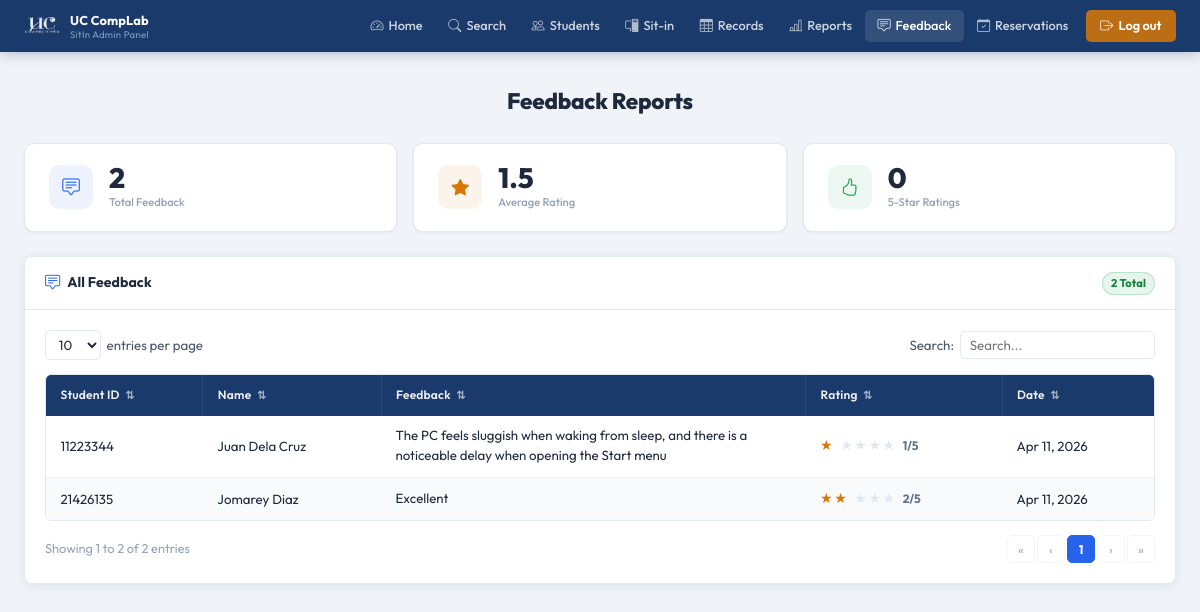
Page /pages/admin/feedback.php (signed in) on the earlier database version.
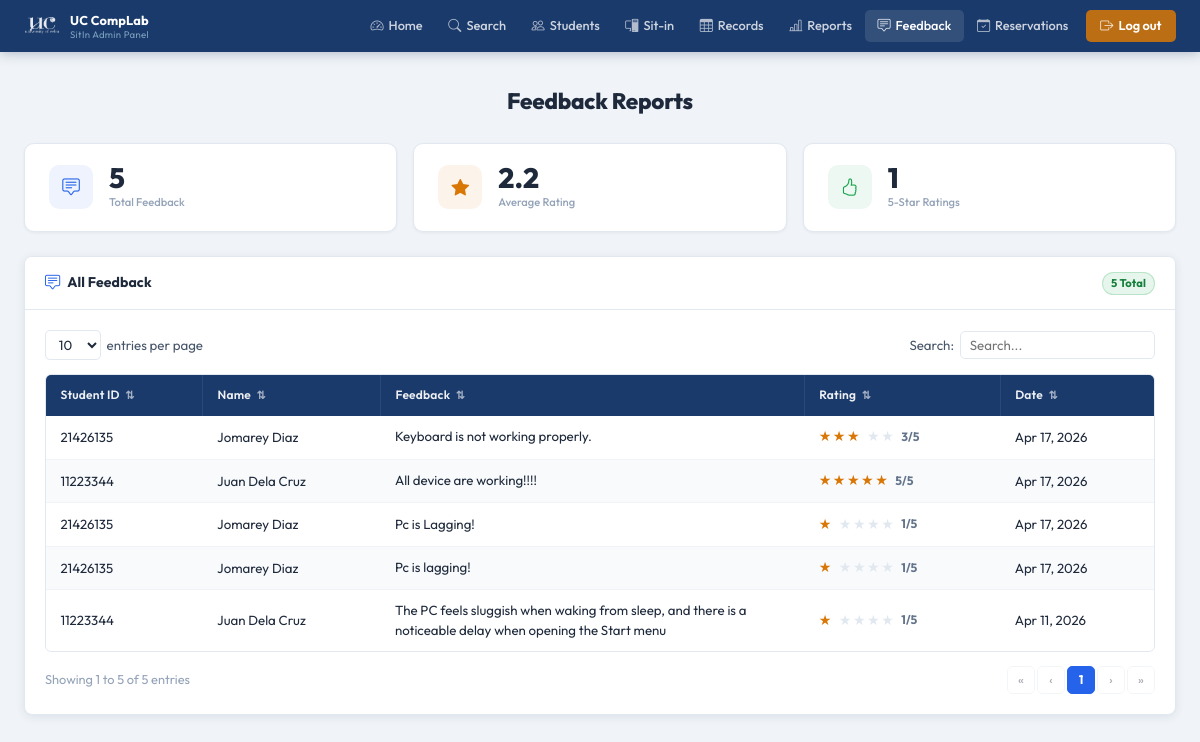
Same page on the later database version.
### tables this page shows
CREATE TABLE feedback (
            id         INTEGER PRIMARY KEY AUTOINCREMENT,
            user_id    INTEGER NOT NULL,
            sit_in_id  INTEGER,
            message    TEXT    NOT NULL,
            rating     INTEGER DEFAULT 5,
            created_at DATETIME DEFAULT CURRENT_TIMESTAMP,
            FOREIGN KEY (user_id) REFERENCES users(id) ON DELETE CASCADE
        );

CREATE TABLE users (
            id                 INTEGER PRIMARY KEY AUTOINCREMENT,
            first_name         TEXT    NOT NULL,
            last_name          TEXT    NOT NULL,
            middle_name        TEXT,
            student_id         TEXT    UNIQUE NOT NULL,
            course             TEXT    NOT NULL,
            course_level       INTEGER NOT NULL,
            email              TEXT    UNIQUE NOT NULL,
            address            TEXT    NOT NULL,
            password           TEXT    NOT NULL,
            remaining_sessions INTEGER DEFAULT 30,
            created_at         DATETIME DEFAULT CURRENT_TIMESTAMP
        , profile_picture TEXT);

### pages/admin/feedback.php (the view, shortened to what this page needs)
<?php
$base = '../../';
$db = getDB();
$feedbacks = $db->query("
    SELECT f.*, u.student_id,
           u.first_name||' '||u.last_name AS full_name
    FROM feedback f
    JOIN users u ON u.id = f.user_id
    ORDER BY f.created_at DESC
")->fetchAll();
$avgRating = $db->query("SELECT AVG(rating) FROM feedback")->fetchColumn();
$total     = (int)$db->query("SELECT COUNT(*) FROM feedback")->fetchColumn();
$fiveStar  = (int)$db->query("SELECT COUNT(*) FROM feedback WHERE rating = 5")->fetchColumn();
?>
<!DOCTYPE html>
<html lang="en">
<head>
  <link rel="stylesheet" href="<?= $base ?>assets/css/admin.css"/>
  <link rel="stylesheet" href="https://cdn.jsdelivr.net/npm/bootstrap-icons@1.11.3/font/bootstrap-icons.css"/>
</head>
<body>
<?php require_once __DIR__ . '/../../includes/admin-navbar.php'; ?>
<div class="admin-page">
  <div class="admin-inner">
    <h1 class="a-page-title">Feedback Reports</h1>
    <div class="fb-stat-grid">
      <div class="fb-stat-card">
        <div class="fb-stat-ico" style="background:rgba(37,99,235,0.08); color:#2563EB;">
          <i class="bi bi-chat-square-text"></i>
        </div>
        <div>
          <div class="fb-val"><?= $total ?></div>
          <div class="fb-lbl">Total Feedback</div>
        </div>
      </div>
      <div class="fb-stat-card">
        <div class="fb-stat-ico" style="background:rgba(217,119,6,0.08); color:#d97706;">
          <i class="bi bi-star-fill"></i>
        </div>
        <div>
          <div class="fb-val"><?= $avgRating ? number_format($avgRating,1) : '—' ?></div>
          <div class="fb-lbl">Average Rating</div>
        </div>
      </div>
      <div class="fb-stat-card">
        <div class="fb-stat-ico" style="background:rgba(22,163,74,0.08); color:#16a34a;">
          <i class="bi bi-hand-thumbs-up"></i>
        </div>
        <div>
          <div class="fb-val"><?= $fiveStar ?></div>
          <div class="fb-lbl">5-Star Ratings</div>
        </div>
      </div>
    </div>
    <div class="a-card">
      <div class="a-card-header">
        <i class="bi bi-chat-square-text"></i> All Feedback
        <?php if ($total > 0): ?>
          <span class="a-badge badge-active" style="margin-left:auto;"><?= $total ?> total</span>
        <?php endif; ?>
      </div>
      <div class="a-card-body">
        <div class="a-table-controls">
          <div class="a-entries-wrap">
            <select id="fbSelect" class="a-entries-select">
              <option>10</option><option>25</option><option>50</option>
            </select>
            <span>entries per page</span>
          </div>
          <div class="a-search-wrap">
            <label>Search:</label>
            <input type="text" id="fbSearch" class="a-search-box" placeholder="Search..."/>
          </div>
        </div>
        <div class="a-table-wrap">
          <table class="a-table" id="fbTable">
            <thead>
              <tr>
                <th class="a-sortable" data-col="0">Student ID <span class="a-sort-icon">⇅</span></th>
                <th class="a-sortable" data-col="1">Name <span class="a-sort-icon">⇅</span></th>
                <th class="a-sortable" data-col="2">Feedback <span class="a-sort-icon">⇅</span></th>
                <th class="a-sortable" data-col="3">Rating <span class="a-sort-icon">⇅</span></th>
                <th class="a-sortable" data-col="4">Date <span class="a-sort-icon">⇅</span></th>
              </tr>
            </thead>
            <tbody id="fbBody">
              <?php if (empty($feedbacks)): ?>
                <tr class="a-table-empty"><td colspan="5">No feedback submitted yet.</td></tr>
              <?php else: ?>
                <?php foreach ($feedbacks as $f): ?>
                  <tr class="a-data-row">
                    <td><?= htmlspecialchars($f['student_id']) ?></td>
                    <td><?= htmlspecialchars($f['full_name']) ?></td>
                    <td style="max-width:280px; white-space:normal; line-height:1.5;">
                      <?= htmlspecialchars($f['message']) ?>
                    </td>
                    <td>
                      <div class="rating-cell">
                        <span class="rating-stars-full">
                          <?= str_repeat('★', (int)$f['rating']) ?>
                        </span>
                        <?php if ((int)$f['rating'] < 5): ?>
                          <span class="rating-stars-empty">
                            <?= str_repeat('★', 5 - (int)$f['rating']) ?>
                          </span>
                        <?php endif; ?>
                        <span class="rating-num"><?= (int)$f['rating'] ?>/5</span>
                      </div>
                    </td>
                    <td><?= date('M j, Y', strtotime($f['created_at'])) ?></td>
                  </tr>
                <?php endforeach; ?>
              <?php endif; ?>
            </tbody>
          </table>
        </div>
        <div class="a-table-footer">
          <div class="a-table-info" id="fbInfo"></div>
          <div class="a-pagination"  id="fbPag"></div>
        </div>
      </div>
    </div>
  </div>
</div>
</body>
</html>

### includes/admin-navbar.php (shortened to what this page needs)
<?php
$_currentFile = basename($_SERVER['PHP_SELF']);
function _aNav(string $file): string {
    global $_currentFile;
    return $_currentFile === $file ? 'a-active' : '';
}
?>
<nav class="admin-navbar">
  <div class="admin-nav-inner">
    <a href="<?= $base ?>pages/admin/index.php" class="admin-brand-wrap">
      <img src="<?= $base ?>assets/images/uc-logo-white.png" alt="UC" class="admin-brand-logo" />
      <div class="admin-brand-text">
        <span class="admin-brand-name">UC CompLab</span>
        <span class="admin-brand-sub">SitIn Admin Panel</span>
      </div>
    </a>
    <ul class="admin-nav-links">
      <li><a href="<?= $base ?>pages/admin/index.php" class="<?= _aNav('index.php') ?>">
        <i class="bi bi-speedometer2"></i> Home
      </a></li>
      <li><a href="#" id="adminSearchBtn">
        <i class="bi bi-search"></i> Search
      </a></li>
      <li><a href="<?= $base ?>pages/admin/students.php" class="<?= _aNav('students.php') ?>">
        <i class="bi bi-people"></i> Students
      </a></li>
      <li><a href="<?= $base ?>pages/admin/sitin.php" class="<?= _aNav('sitin.php') ?>">
        <i class="bi bi-pc-display"></i> Sit-in
      </a></li>
      <li><a href="<?= $base ?>pages/admin/view-sitin.php" class="<?= _aNav('view-sitin.php') ?>">
        <i class="bi bi-table"></i> Records
      </a></li>
      <li><a href="<?= $base ?>pages/admin/sitin-reports.php" class="<?= _aNav('sitin-reports.php') ?>">
        <i class="bi bi-bar-chart-line"></i> Reports
      </a></li>
      <li><a href="<?= $base ?>pages/admin/feedback.php" class="<?= _aNav('feedback.php') ?>">
        <i class="bi bi-chat-square-text"></i> Feedback
      </a></li>
      <li><a href="<?= $base ?>pages/admin/reservation.php" class="<?= _aNav('reservation.php') ?>">
        <i class="bi bi-calendar-check"></i> Reservations
      </a></li>
      <li><a href="<?= $base ?>pages/logout.php" class="admin-logout-btn">
        <i class="bi bi-box-arrow-right"></i> Log out
      </a></li>
    </ul>
  </div>
</nav>

### pages/admin/feedback.php (style rules this page uses)
.fb-stat-grid { display: grid; grid-template-columns: repeat(3, 1fr); gap: 1rem; margin-bottom: 1.5rem; }
.fb-stat-card { background: #fff; border: 1px solid #e2e8f0; border-radius: 10px; padding: 1.25rem 1.5rem; box-shadow: 0 1px 3px rgba(15,40,84,0.06); display: flex; align-items: center; gap: 1rem; }
.fb-stat-ico { width: 44px; height: 44px; border-radius: 10px; display: flex; align-items: center; justify-content: center; font-size: 1.1rem; flex-shrink: 0; }
.fb-val { font-size: 1.75rem; font-weight: 800; color: #1e293b; line-height: 1; margin-bottom: 2px; }
.fb-lbl { font-size: 0.70rem; color: #94a3b8; font-weight: 500; }
.rating-stars-full { color: #d97706; font-size: 0.88rem; letter-spacing: 1.5px; }
.rating-stars-empty { color: #e2e8f0; font-size: 0.88rem; letter-spacing: 1.5px; }
.rating-cell { display: flex; align-items: center; gap: 6px; }
.rating-num { font-size: 0.75rem; font-weight: 700; color: #64748b; }

### includes/admin-navbar.php (style rules this page uses)
.admin-brand-wrap { display: flex; align-items: center; gap: 10px; text-decoration: none; flex-shrink: 0; margin-right: 1.25rem; }
.admin-brand-logo { height: 32px; width: auto; object-fit: contain; filter: brightness(0) invert(1); opacity: 0.90; }
.admin-brand-text { display: flex; flex-direction: column; line-height: 1.25; }
.admin-brand-name { font-size: 0.80rem; font-weight: 700; color: #fff; letter-spacing: 0.15px; white-space: nowrap; }
.admin-brand-sub { font-size: 0.60rem; color: rgba(189,232,245,0.60); letter-spacing: 0.3px; }

Differences in the rows shown:
removed feedback: user.student_id "21426135", full_name "Jomarey Diaz", message "Excellent", rating "★★", rating "2", created_at "Apr 11, 2026"
added feedback: user.student_id "21426135", full_name "Jomarey Diaz", message "Keyboard is not working properly.", rating "★★★", rating "★★", rating "3", created_at "Apr 17, 2026"
added feedback: user.student_id "11223344", full_name "Juan Dela Cruz", message "All device are working!!!!", rating "★★★★★", rating "5", created_at "Apr 17, 2026"
added feedback: user.student_id "21426135", full_name "Jomarey Diaz", message "Pc is Lagging!", rating "★", rating "★★★★", rating "1", created_at "Apr 17, 2026"
added feedback: user.student_id "21426135", full_name "Jomarey Diaz", message "Pc is lagging!", rating "★", rating "1", created_at "Apr 17, 2026"
Other differences:
$total: "2" → "5"
$avgRating: "1.5" → "2.2"
$fiveStar: "0" → "1"
text written by a page script: "Showing 1 to 2 of 2 entries" → "Showing 1 to 5 of 5 entries"
